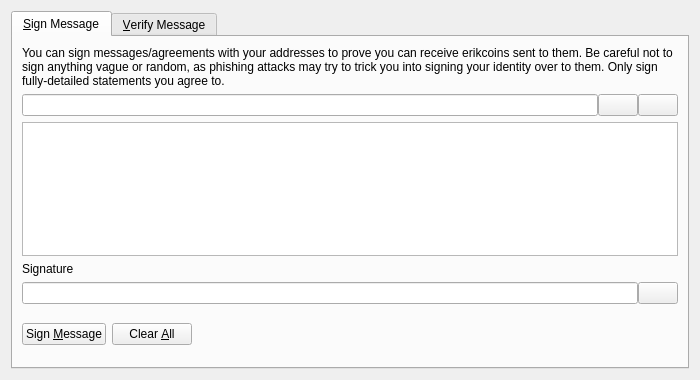
<?xml version="1.0" encoding="UTF-8"?>
<ui version="4.0">
 <class>SignVerifyMessageDialog</class>
 <widget class="QDialog" name="SignVerifyMessageDialog">
  <property name="geometry">
   <rect>
    <x>0</x>
    <y>0</y>
    <width>700</width>
    <height>380</height>
   </rect>
  </property>
  <property name="windowTitle">
   <string>Signatures - Sign / Verify a Message</string>
  </property>
  <property name="modal">
   <bool>true</bool>
  </property>
  <layout class="QVBoxLayout" name="verticalLayout">
   <item>
    <widget class="QTabWidget" name="tabWidget">
     <property name="currentIndex">
      <number>0</number>
     </property>
     <widget class="QWidget" name="tabSignMessage">
      <attribute name="title">
       <string>&amp;Sign Message</string>
      </attribute>
      <layout class="QVBoxLayout" name="verticalLayout_SM">
       <item>
        <widget class="QLabel" name="infoLabel_SM">
         <property name="text">
          <string>You can sign messages/agreements with your addresses to prove you can receive erikcoins sent to them. Be careful not to sign anything vague or random, as phishing attacks may try to trick you into signing your identity over to them. Only sign fully-detailed statements you agree to.</string>
         </property>
         <property name="textFormat">
          <enum>Qt::PlainText</enum>
         </property>
         <property name="wordWrap">
          <bool>true</bool>
         </property>
        </widget>
       </item>
       <item>
        <layout class="QHBoxLayout" name="horizontalLayout_1_SM">
         <property name="spacing">
          <number>0</number>
         </property>
         <item>
          <widget class="QValidatedLineEdit" name="addressIn_SM">
           <property name="toolTip">
            <string>The Erikcoin address to sign the message with</string>
           </property>
          </widget>
         </item>
         <item>
          <widget class="QPushButton" name="addressBookButton_SM">
           <property name="toolTip">
            <string>Choose previously used address</string>
           </property>
           <property name="text">
            <string/>
           </property>
           <property name="icon">
            <iconset resource="../bitcoin.qrc">
             <normaloff>:/icons/address-book</normaloff>:/icons/address-book</iconset>
           </property>
           <property name="shortcut">
            <string>Alt+A</string>
           </property>
           <property name="autoDefault">
            <bool>false</bool>
           </property>
          </widget>
         </item>
         <item>
          <widget class="QPushButton" name="pasteButton_SM">
           <property name="toolTip">
            <string>Paste address from clipboard</string>
           </property>
           <property name="text">
            <string/>
           </property>
           <property name="icon">
            <iconset resource="../bitcoin.qrc">
             <normaloff>:/icons/editpaste</normaloff>:/icons/editpaste</iconset>
           </property>
           <property name="shortcut">
            <string>Alt+P</string>
           </property>
           <property name="autoDefault">
            <bool>false</bool>
           </property>
          </widget>
         </item>
        </layout>
       </item>
       <item>
        <widget class="QPlainTextEdit" name="messageIn_SM">
         <property name="toolTip">
          <string>Enter the message you want to sign here</string>
         </property>
        </widget>
       </item>
       <item>
        <widget class="QLabel" name="signatureLabel_SM">
         <property name="text">
          <string>Signature</string>
         </property>
         <property name="textFormat">
          <enum>Qt::PlainText</enum>
         </property>
        </widget>
       </item>
       <item>
        <layout class="QHBoxLayout" name="horizontalLayout_2_SM">
         <property name="spacing">
          <number>0</number>
         </property>
         <item>
          <widget class="QLineEdit" name="signatureOut_SM">
           <property name="font">
            <font>
             <italic>true</italic>
            </font>
           </property>
           <property name="readOnly">
            <bool>true</bool>
           </property>
          </widget>
         </item>
         <item>
          <widget class="QPushButton" name="copySignatureButton_SM">
           <property name="toolTip">
            <string>Copy the current signature to the system clipboard</string>
           </property>
           <property name="text">
            <string/>
           </property>
           <property name="icon">
            <iconset resource="../bitcoin.qrc">
             <normaloff>:/icons/editcopy</normaloff>:/icons/editcopy</iconset>
           </property>
           <property name="autoDefault">
            <bool>false</bool>
           </property>
          </widget>
         </item>
        </layout>
       </item>
       <item>
        <layout class="QHBoxLayout" name="horizontalLayout_3_SM">
         <item>
          <widget class="QPushButton" name="signMessageButton_SM">
           <property name="toolTip">
            <string>Sign the message to prove you own this Erikcoin address</string>
           </property>
           <property name="text">
            <string>Sign &amp;Message</string>
           </property>
           <property name="icon">
            <iconset resource="../bitcoin.qrc">
             <normaloff>:/icons/edit</normaloff>:/icons/edit</iconset>
           </property>
           <property name="autoDefault">
            <bool>false</bool>
           </property>
          </widget>
         </item>
         <item>
          <widget class="QPushButton" name="clearButton_SM">
           <property name="toolTip">
            <string>Reset all sign message fields</string>
           </property>
           <property name="text">
            <string>Clear &amp;All</string>
           </property>
           <property name="icon">
            <iconset resource="../bitcoin.qrc">
             <normaloff>:/icons/remove</normaloff>:/icons/remove</iconset>
           </property>
           <property name="autoDefault">
            <bool>false</bool>
           </property>
          </widget>
         </item>
         <item>
          <spacer name="horizontalSpacer_1_SM">
           <property name="orientation">
            <enum>Qt::Horizontal</enum>
           </property>
           <property name="sizeHint" stdset="0">
            <size>
             <width>40</width>
             <height>48</height>
            </size>
           </property>
          </spacer>
         </item>
         <item>
          <widget class="QLabel" name="statusLabel_SM">
           <property name="font">
            <font>
             <weight>75</weight>
             <bold>true</bold>
            </font>
           </property>
           <property name="text">
            <string/>
           </property>
           <property name="wordWrap">
            <bool>true</bool>
           </property>
          </widget>
         </item>
         <item>
          <spacer name="horizontalSpacer_2_SM">
           <property name="orientation">
            <enum>Qt::Horizontal</enum>
           </property>
           <property name="sizeHint" stdset="0">
            <size>
             <width>40</width>
             <height>48</height>
            </size>
           </property>
          </spacer>
         </item>
        </layout>
       </item>
      </layout>
     </widget>
     <widget class="QWidget" name="tabVerifyMessage">
      <attribute name="title">
       <string>&amp;Verify Message</string>
      </attribute>
      <layout class="QVBoxLayout" name="verticalLayout_VM">
       <item>
        <widget class="QLabel" name="infoLabel_VM">
         <property name="text">
          <string>Enter the receiver's address, message (ensure you copy line breaks, spaces, tabs, etc. exactly) and signature below to verify the message. Be careful not to read more into the signature than what is in the signed message itself, to avoid being tricked by a man-in-the-middle attack. Note that this only proves the signing party receives with the address, it cannot prove sendership of any transaction!</string>
         </property>
         <property name="textFormat">
          <enum>Qt::PlainText</enum>
         </property>
         <property name="alignment">
          <set>Qt::AlignLeading|Qt::AlignLeft|Qt::AlignTop</set>
         </property>
         <property name="wordWrap">
          <bool>true</bool>
         </property>
        </widget>
       </item>
       <item>
        <layout class="QHBoxLayout" name="horizontalLayout_1_VM">
         <property name="spacing">
          <number>0</number>
         </property>
         <item>
          <widget class="QValidatedLineEdit" name="addressIn_VM">
           <property name="toolTip">
            <string>The Erikcoin address the message was signed with</string>
           </property>
          </widget>
         </item>
         <item>
          <widget class="QPushButton" name="addressBookButton_VM">
           <property name="toolTip">
            <string>Choose previously used address</string>
           </property>
           <property name="text">
            <string/>
           </property>
           <property name="icon">
            <iconset resource="../bitcoin.qrc">
             <normaloff>:/icons/address-book</normaloff>:/icons/address-book</iconset>
           </property>
           <property name="shortcut">
            <string>Alt+A</string>
           </property>
           <property name="autoDefault">
            <bool>false</bool>
           </property>
          </widget>
         </item>
        </layout>
       </item>
       <item>
        <widget class="QPlainTextEdit" name="messageIn_VM"/>
       </item>
       <item>
        <widget class="QValidatedLineEdit" name="signatureIn_VM"/>
       </item>
       <item>
        <layout class="QHBoxLayout" name="horizontalLayout_2_VM">
         <item>
          <widget class="QPushButton" name="verifyMessageButton_VM">
           <property name="toolTip">
            <string>Verify the message to ensure it was signed with the specified Erikcoin address</string>
           </property>
           <property name="text">
            <string>Verify &amp;Message</string>
           </property>
           <property name="icon">
            <iconset resource="../bitcoin.qrc">
             <normaloff>:/icons/transaction_0</normaloff>:/icons/transaction_0</iconset>
           </property>
           <property name="autoDefault">
            <bool>false</bool>
           </property>
          </widget>
         </item>
         <item>
          <widget class="QPushButton" name="clearButton_VM">
           <property name="toolTip">
            <string>Reset all verify message fields</string>
           </property>
           <property name="text">
            <string>Clear &amp;All</string>
           </property>
           <property name="icon">
            <iconset resource="../bitcoin.qrc">
             <normaloff>:/icons/remove</normaloff>:/icons/remove</iconset>
           </property>
           <property name="autoDefault">
            <bool>false</bool>
           </property>
          </widget>
         </item>
         <item>
          <spacer name="horizontalSpacer_1_VM">
           <property name="orientation">
            <enum>Qt::Horizontal</enum>
           </property>
           <property name="sizeHint" stdset="0">
            <size>
             <width>40</width>
             <height>48</height>
            </size>
           </property>
          </spacer>
         </item>
         <item>
          <widget class="QLabel" name="statusLabel_VM">
           <property name="font">
            <font>
             <weight>75</weight>
             <bold>true</bold>
            </font>
           </property>
           <property name="text">
            <string/>
           </property>
           <property name="wordWrap">
            <bool>true</bool>
           </property>
          </widget>
         </item>
         <item>
          <spacer name="horizontalSpacer_2_VM">
           <property name="orientation">
            <enum>Qt::Horizontal</enum>
           </property>
           <property name="sizeHint" stdset="0">
            <size>
             <width>40</width>
             <height>48</height>
            </size>
           </property>
          </spacer>
         </item>
        </layout>
       </item>
      </layout>
     </widget>
    </widget>
   </item>
  </layout>
 </widget>
 <customwidgets>
  <customwidget>
   <class>QValidatedLineEdit</class>
   <extends>QLineEdit</extends>
   <header>qvalidatedlineedit.h</header>
  </customwidget>
 </customwidgets>
 <resources>
  <include location="../bitcoin.qrc"/>
 </resources>
 <connections/>
</ui>
